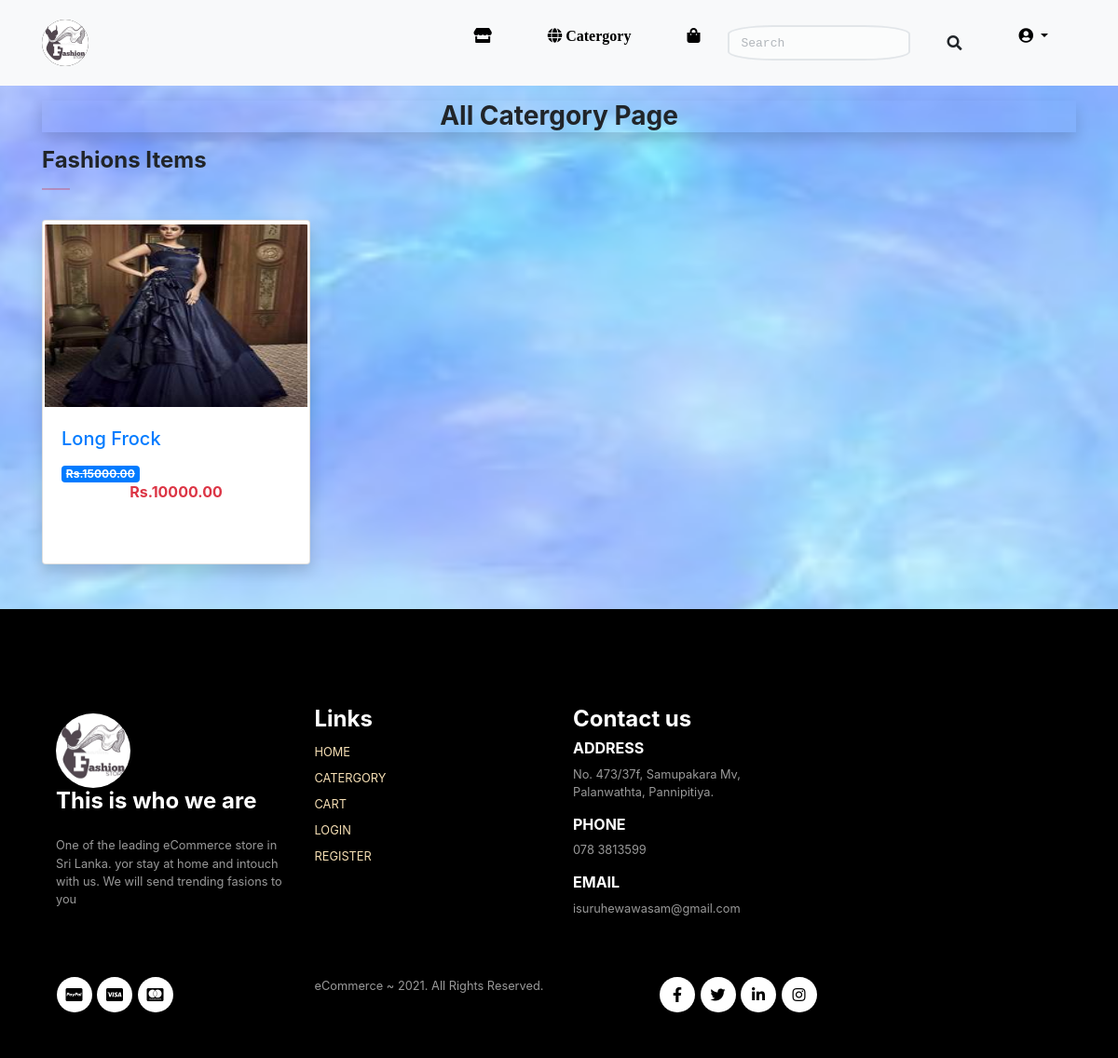
Screenshot of /allcatergory/ with the database file from the repository.
### payments/models.py (models this page shows, shortened)
class Catergory(models.Model):
    title = models.CharField(max_length=200)
    slug = models.SlugField(unique=True)

class Product(models.Model):
    catergory = models.ForeignKey(Catergory,on_delete=models.CASCADE)
    product_name = models.CharField(max_length=500)
    slug = models.SlugField(unique=True)
    image =models.ImageField(upload_to= 'products')
    market_price = models.PositiveIntegerField()
    selling_price = models.PositiveIntegerField()
    discriptions = models.TextField()
    worenty = models.CharField(max_length=200,null=True,blank=True)
    return_policy =models.CharField(max_length=200,null=True,blank=True)
    view_count = models.PositiveIntegerField(default=0)

### payments/views.py (the view)
# urls.py: path('allcatergory/',allCatergoryView.as_view(),name='allcatergory'),
class allCatergoryView(TemplateView):
    template_name = 'allcatergory.html'
    def get_context_data(self, **kwargs):
        contex =super().get_context_data(**kwargs)
        contex['allcatergory']= Catergory.objects.all()
        return contex

### templates/allcatergory.html (shortened to what this page needs)
{% extends 'base.html' %}
{% load static %}
{% block body %}
<div class="container">
    <h3 class="text-center mt-3 fw-bold shadow mb-3">All Catergory Page</h3>
    {% for cat in allcatergory %}
        <h4 class="fw-bold">{{cat.title}}</h4>
        <hr class="mt-3">
    <div class="row ">
        {% for pro in cat.product_set.all %}
        <div class="col-md-4 mt-3">
            <div class="card shadow" style="width: 18rem;" >
				<img src="{{pro.image.url}}" class="card-img-top" alt="..."width="200" height="200">
				<div class="card-body">
				  <h5 class="card-title"><a class="lin text-decoration-none" href="{% url 'product_details' pro.slug %}">{{pro.product_name}}</a></h5>
				  <strike class="badge bg-primary text-warp">Rs.{{pro.market_price}}.00</strike>
                  <h6 class="fw-bold text-danger text-center">Rs.{{pro.selling_price}}.00</h6>
				</div>
			</div>
        </div>
        {% endfor %}
    </div>
    {% endfor %}
</div>
{% endblock body %}

### static/style.css (style rules this page uses)
hr { background-color:rgb(233, 7, 7); height: 8px; width: 30px; }
#bg { background-repeat: no-repeat; background-position: center; background-size:1500px 1600px; }
.card img { cursor: pointer; padding:2px; margin-top: 2px; }

### rows the page displays
Catergory: title "Fashions Items"
Product: image (picture), product_name "Long Frock", market_price "15000", selling_price "10000"
